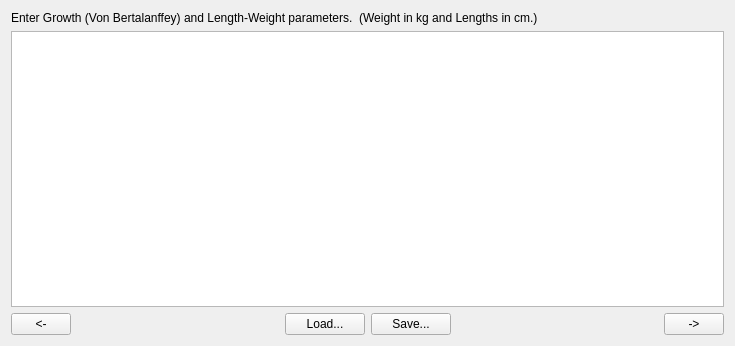
<?xml version="1.0" encoding="UTF-8"?>
<ui version="4.0">
 <class>Forecast_Tab2</class>
 <widget class="QWidget" name="Forecast_Tab2">
  <property name="geometry">
   <rect>
    <x>0</x>
    <y>0</y>
    <width>735</width>
    <height>346</height>
   </rect>
  </property>
  <property name="windowTitle">
   <string>Form</string>
  </property>
  <layout class="QVBoxLayout" name="verticalLayout">
   <item>
    <layout class="QVBoxLayout" name="verticalLayout_65">
     <item>
      <widget class="QLabel" name="Forecast_Tab2_GrowthParametersLBL">
       <property name="text">
        <string>Enter Growth (Von Bertalanffey) and Length-Weight parameters.  (Weight in kg and Lengths in cm.)</string>
       </property>
      </widget>
     </item>
     <item>
      <widget class="QTableView" name="Forecast_Tab2_GrowthParametersTV">
       <property name="toolTip">
        <string>Von Bertalanffey parameters from table: ForePredVonB</string>
       </property>
       <property name="statusTip">
        <string>Von Bertalanffey parameters from table: ForePredVonB</string>
       </property>
      </widget>
     </item>
    </layout>
   </item>
   <item>
    <layout class="QHBoxLayout" name="horizontalLayout_49">
     <item>
      <widget class="QPushButton" name="Forecast_Tab2_PrevPB">
       <property name="sizePolicy">
        <sizepolicy hsizetype="Fixed" vsizetype="Fixed">
         <horstretch>0</horstretch>
         <verstretch>0</verstretch>
        </sizepolicy>
       </property>
       <property name="minimumSize">
        <size>
         <width>60</width>
         <height>0</height>
        </size>
       </property>
       <property name="maximumSize">
        <size>
         <width>60</width>
         <height>16777215</height>
        </size>
       </property>
       <property name="toolTip">
        <string>Go to previous tab page</string>
       </property>
       <property name="statusTip">
        <string>Go to previous tab page</string>
       </property>
       <property name="text">
        <string>&lt;-</string>
       </property>
      </widget>
     </item>
     <item>
      <spacer name="horizontalSpacer_40">
       <property name="orientation">
        <enum>Qt::Horizontal</enum>
       </property>
       <property name="sizeHint" stdset="0">
        <size>
         <width>40</width>
         <height>20</height>
        </size>
       </property>
      </spacer>
     </item>
     <item>
      <widget class="QPushButton" name="Forecast_Tab2_LoadPB">
       <property name="toolTip">
        <string>Import CSV file for table: ForePredVonB</string>
       </property>
       <property name="statusTip">
        <string>Import CSV file for table: ForePredVonB</string>
       </property>
       <property name="whatsThis">
        <string>&lt;html&gt;&lt;head/&gt;&lt;body&gt;&lt;p align=&quot;center&quot;&gt;&lt;span style=&quot; font-weight:600;&quot;&gt;Edit...&lt;/span&gt;&lt;/p&gt;&lt;p&gt;This button will take the user to the CSV file Import panel with the appropriate table name selected. Once there, the user can then import the CSV file, check that it's correct and save it to the database. Then, by pressing the Back button, the user can return to this page.&lt;br/&gt;&lt;/p&gt;&lt;/body&gt;&lt;/html&gt;</string>
       </property>
       <property name="text">
        <string>Load...</string>
       </property>
      </widget>
     </item>
     <item>
      <widget class="QPushButton" name="Forecast_Tab2_SavePB">
       <property name="toolTip">
        <string>Save Spatial Overlap Data to comma delimited file </string>
       </property>
       <property name="statusTip">
        <string>Save Spatial Overlap Data to comma delimited file </string>
       </property>
       <property name="text">
        <string>Save...</string>
       </property>
      </widget>
     </item>
     <item>
      <spacer name="verticalSpacer_29">
       <property name="orientation">
        <enum>Qt::Horizontal</enum>
       </property>
       <property name="sizeType">
        <enum>QSizePolicy::Expanding</enum>
       </property>
       <property name="sizeHint" stdset="0">
        <size>
         <width>48</width>
         <height>20</height>
        </size>
       </property>
      </spacer>
     </item>
     <item>
      <widget class="QPushButton" name="Forecast_Tab2_NextPB">
       <property name="sizePolicy">
        <sizepolicy hsizetype="Fixed" vsizetype="Fixed">
         <horstretch>0</horstretch>
         <verstretch>0</verstretch>
        </sizepolicy>
       </property>
       <property name="minimumSize">
        <size>
         <width>60</width>
         <height>0</height>
        </size>
       </property>
       <property name="maximumSize">
        <size>
         <width>60</width>
         <height>16777215</height>
        </size>
       </property>
       <property name="toolTip">
        <string>Go to next tab page</string>
       </property>
       <property name="statusTip">
        <string>Go to next tab page</string>
       </property>
       <property name="text">
        <string>-&gt;</string>
       </property>
      </widget>
     </item>
    </layout>
   </item>
  </layout>
 </widget>
 <resources/>
 <connections/>
</ui>
